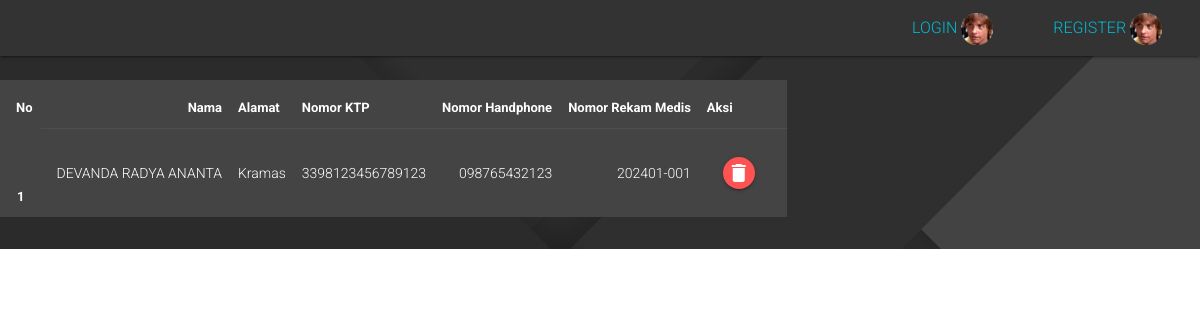
The page /dashboard.php?page=pasienadmin on the database as committed earlier.
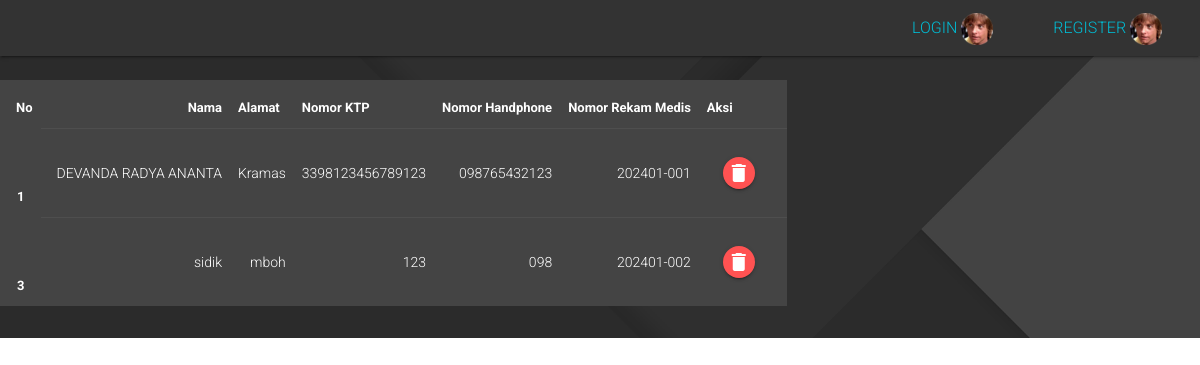
The same page on the database as committed later.
### tables this page shows
CREATE TABLE `pasien` (
  `id` int(11) UNSIGNED NOT NULL,
  `nama` varchar(255) NOT NULL,
  `alamat` varchar(255) NOT NULL,
  `no_ktp` varchar(255) NOT NULL,
  `no_hp` varchar(255) NOT NULL,
  `no_rm` varchar(255) NOT NULL
);

### pasienadmin.php (the view, shortened to what this page needs)
<main class="mdl-layout__content ">
<div class="mdl-grid ui-tables">
            <div class="mdl-card__supporting-text no-padding">
                <table class="mdl-data-table mdl-js-data-table">
                    <thead>
                        <tr>
                            <th class="mdl-data-table__cell--non-numeric">No</th>
                            <th class="mdl-data-table__cell">Nama</th>
                            <th class="mdl-data-table__cell--non-numeric">Alamat</th>
                            <th class="mdl-data-table__cell--non-numeric">Nomor KTP</th>
                            <th class="mdl-data-table__cell--non-numeric">Nomor Handphone</th>
                            <th class="mdl-data-table__cell--non-numeric">Nomor Rekam Medis</th>
                            <th class="mdl-data-table__cell--non-numeric">Aksi</th>
                        </tr>
                    </thead>
                    <tbody>
                        <?php
                            $result = mysqli_query($mysqli, "SELECT * FROM pasien");
                            $no = 1;
                            while ($data = mysqli_fetch_array($result)) {
                        ?>
                        <tr>
                            <th scope="row"><?php echo $no++ ?></th>
                            <td><?php echo $data['nama'] ?></td>
                            <td><?php echo $data['alamat'] ?></td>
                            <td><?php echo $data['no_ktp'] ?></td>
                            <td><?php echo $data['no_hp'] ?></td>
                            <td><?php echo $data['no_rm'] ?></td>
                            <td>
                                    <li class="mdl-list__item">
                                        <a href="dashboard.php?page=pasienadmin&id=<?php echo $data['id'] ?>&aksi=hapus">
                                            <button class="mdl-button mdl-js-button mdl-button--icon mdl-button--raised mdl-js-ripple-effect button--colored-red">
                                                <i class="material-icons">delete</i>
                                            </button>
                                        </a>
                                    </li>
                            </td>
                        </tr>
                        <?php
                        $no++;
                        }
                        ?>
                    </tbody>
                </table>
            </div>
        </div>
    </div>
</div>
</main>

Rows that differ between the two databases and show on the page:
added pasien: nama "sidik", alamat "mboh", no_ktp "123", no_hp "098", no_rm "202401-002"
